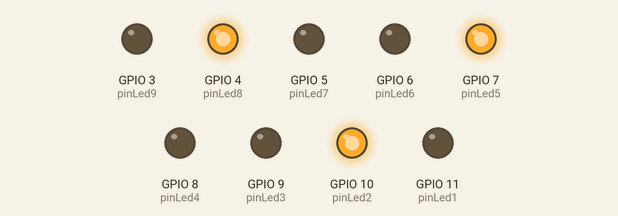
Simulated run of this sketch. Board: ESP32-S3. Shown: output pins drawn as LEDs (lit = HIGH).

Above: at 1.0 s.
At 5.0 s:
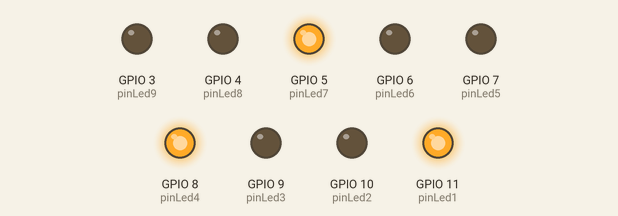
At 7.0 s:
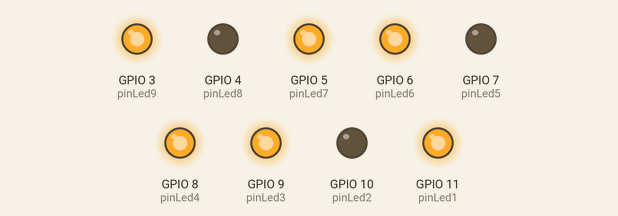
At 9.0 s:
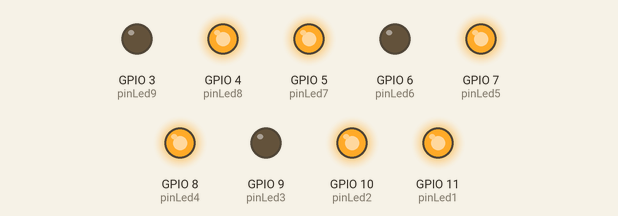
At 13.0 s:
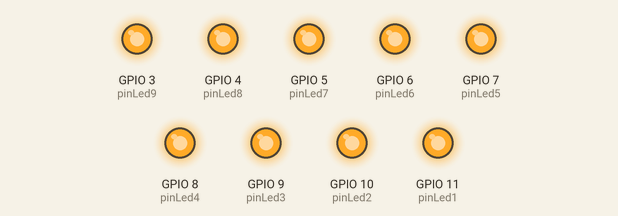
At 17.0 s:
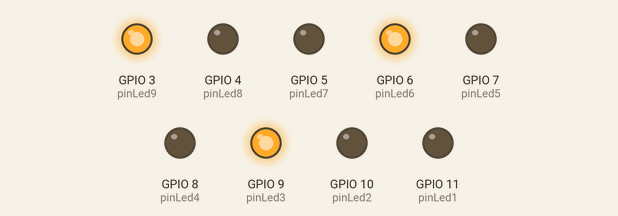
Timing chart, 0 to 18.2 s (numbered marks = the images above):
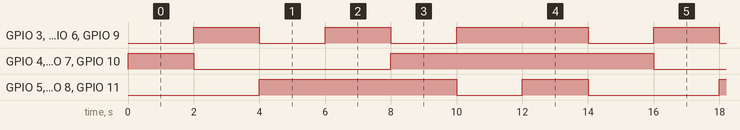

The sketch:

Led_RGB.ino
```cpp
#include <WiFiClient.h>
#include <WiFiServer.h>
#include <WiFiUdp.h>

#define pinLed1 11   // Pin 11 a R
#define pinLed2 10  // Pin 10 a G
#define pinLed3 9  // Pin 10 a B
#define pinLed4 8 // Pin 8 a R
#define pinLed5 7 // Pin 7 a G
#define pinLed6 6 // Pin 6 a B
#define pinLed7 5 // Pin 8 a R
#define pinLed8 4 // Pin 7 a G
#define pinLed9 3 // Pin 6 a B
int retardo = 2000;
void setup()
{
    pinMode(pinLed1, OUTPUT);
    pinMode(pinLed2, OUTPUT);
    pinMode(pinLed3, OUTPUT);
    pinMode(pinLed4, OUTPUT);
    pinMode(pinLed5, OUTPUT);
    pinMode(pinLed6, OUTPUT);
    pinMode(pinLed7, OUTPUT);
    pinMode(pinLed8, OUTPUT);
    pinMode(pinLed9, OUTPUT);
}

void loop() {
    // Verde
    digitalWrite(pinLed1, LOW);
    digitalWrite(pinLed2, HIGH);
    digitalWrite(pinLed3, LOW);
    digitalWrite(pinLed4, LOW);
    digitalWrite(pinLed5, HIGH);
    digitalWrite(pinLed6, LOW);
    digitalWrite(pinLed7, LOW);
    digitalWrite(pinLed8, HIGH);
    digitalWrite(pinLed9, LOW);
    delay(retardo);
    // Azul
    digitalWrite(pinLed1, LOW);
    digitalWrite(pinLed2, LOW);
    digitalWrite(pinLed3, HIGH);
    digitalWrite(pinLed4, LOW);
    digitalWrite(pinLed5, LOW);
    digitalWrite(pinLed6, HIGH);
    digitalWrite(pinLed7, LOW);
    digitalWrite(pinLed8, LOW);
    digitalWrite(pinLed9, HIGH);
    delay(retardo);
    // Rojo
    digitalWrite(pinLed1, HIGH);
    digitalWrite(pinLed2, LOW);
    digitalWrite(pinLed3, LOW);
    digitalWrite(pinLed4, HIGH);
    digitalWrite(pinLed5, LOW);
    digitalWrite(pinLed6, LOW);
    digitalWrite(pinLed7, HIGH);
    digitalWrite(pinLed8, LOW);
    digitalWrite(pinLed9, LOW);
    delay(retardo);
    //Violeta
    digitalWrite(pinLed1, HIGH);
    digitalWrite(pinLed2, LOW);
    digitalWrite(pinLed3, HIGH);
    digitalWrite(pinLed4, HIGH);
    digitalWrite(pinLed5, LOW);
    digitalWrite(pinLed6, HIGH);
    digitalWrite(pinLed7, HIGH);
    digitalWrite(pinLed8, LOW);
    digitalWrite(pinLed9, HIGH);

    delay(retardo);
    //Amarillo
    digitalWrite(pinLed1, HIGH);
    digitalWrite(pinLed2, HIGH);
    digitalWrite(pinLed3, LOW);
    digitalWrite(pinLed4, HIGH);
    digitalWrite(pinLed5, HIGH);
    digitalWrite(pinLed6, LOW);
    digitalWrite(pinLed7, HIGH);
    digitalWrite(pinLed8, HIGH);
    digitalWrite(pinLed9, LOW);
    delay(retardo);
    //Azul Marino
    digitalWrite(pinLed1, LOW);
    digitalWrite(pinLed2, HIGH);
    digitalWrite(pinLed3, HIGH);
    digitalWrite(pinLed4, LOW);
    digitalWrite(pinLed5, HIGH);
    digitalWrite(pinLed6, HIGH);
    digitalWrite(pinLed7, LOW);
    digitalWrite(pinLed8, HIGH);
    digitalWrite(pinLed9, HIGH);
    delay(retardo);
    //Blanco
    digitalWrite(pinLed1, HIGH);
    digitalWrite(pinLed2, HIGH);
    digitalWrite(pinLed3, HIGH);
    digitalWrite(pinLed4, HIGH);
    digitalWrite(pinLed5, HIGH);
    digitalWrite(pinLed6, HIGH);
    digitalWrite(pinLed7, HIGH);
    digitalWrite(pinLed8, HIGH);
    digitalWrite(pinLed9, HIGH);
    delay(retardo);
    // Negro - No presenta ningún color
   /* digitalWrite(pinLed1, LOW);
    digitalWrite(pinLed2, LOW);
    digitalWrite(pinLed3, LOW);
    digitalWrite(pinLed4, LOW);
    digitalWrite(pinLed5, LOW);
    digitalWrite(pinLed6, LOW);
    digitalWrite(pinLed7, LOW);
    digitalWrite(pinLed8, LOW);
    digitalWrite(pinLed9, LOW);
    delay(500);*/
}
```

Measured:
- by itself, GPIO 4 (pinLed8), GPIO 7 (pinLed5), GPIO 10 (pinLed2): repeats every 14.0 s: LOW 6.0 s, HIGH 8.0 s
- by itself, GPIO 5 (pinLed7), GPIO 8 (pinLed4), GPIO 11 (pinLed1): repeats every 14.0 s: LOW 2.0 s, HIGH 2.0 s, LOW 4.0 s, HIGH 6.0 s
- by itself, GPIO 3 (pinLed9), GPIO 6 (pinLed6), GPIO 9 (pinLed3): repeats every 14.0 s: LOW 2.0 s, HIGH 2.0 s, LOW 2.0 s, HIGH 4.0 s, LOW 2.0 s, HIGH 2.0 s
